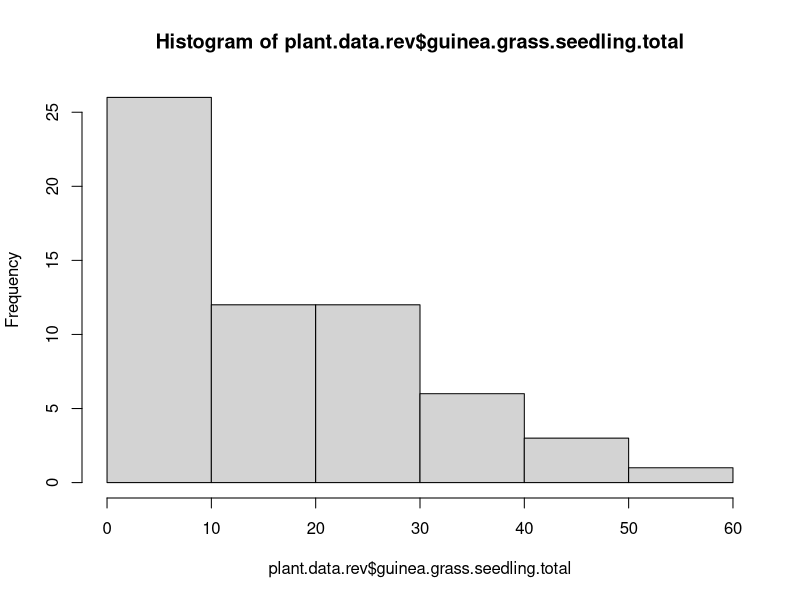
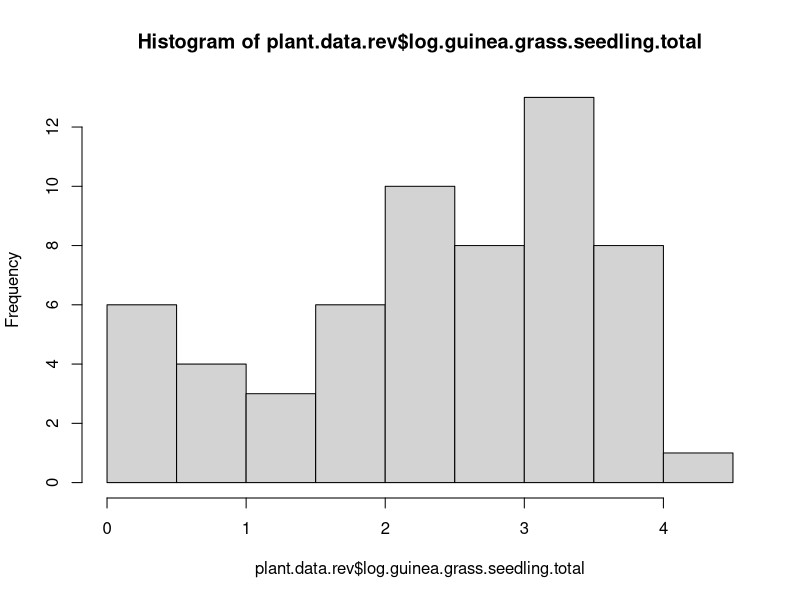

Source code (R) for these figures, in order: (Note: this script raises an error after producing the figures.)
## Script to assess differences in the emergence of Guinea grass eon soil treatment (individual soil samples, ISS, and 
## multiple soil samples, MSS), invasion, and pasture (geographic location).
## Written by Dr. Elizabeth Bowman on Nov. 11, 2020

library(tidyverse)
library(nlme)
library(vegan)

plant.data <- read.csv('data/data.MSS.ISS.csv', as.is = T)

# --------------------------------------------------------------------------#
#--<< Data manipulation and evaluation of normality >> ----
# --------------------------------------------------------------------------#

#--Native seed bank-----
# create new column merging the 9.15 and 9.14 seedling data
plant.data$seedlings.9.14.20 <- replace_na(plant.data$seedlings.9.14.20, 0)
plant.data$seedlings.9.15.20 <- replace_na(plant.data$seedlings.9.15.20, 0)

plant.data %>%
  mutate(seedling.total = seedlings.9.14.20 + seedlings.9.15.20,
         log.seedling.total = log(seedling.total)) %>%
    select(-seedlings.9.8.20,-seedlings.9.10.20, # remove extra columns
           -seedlings.9.14.20,-seedlings.9.15.20) -> plant.data
# log evaluation based on assessment indicating data non-normal
# to see these analyses look at the R file 'NativeSeedBank.R'

#--Guinea grass seed germination----
plant.data %>%
  mutate(guinea.grass.seedling.total = guinea.grass.seedling.9.28.20 +
    guinea.grass.seedling.10.12.20 + guinea.grass.seedling.10.23.20,
    log.guinea.grass.seedling.total = log(guinea.grass.seedling.total)) %>%
  #filter(guinea.grass.seedling.total != 0) %>%
  select(-guinea.grass.seedling.9.28.20,-guinea.grass.seedling.10.12.20,
  -guinea.grass.seedling.10.23.20) -> plant.data.rev

# seedling germination as a function of time
plant.data.time <- plant.data[c('sample','pasture','invasion',
                                      'soil.treatment',
                                      'guinea.grass.seedling.9.28.20',
                                      'guinea.grass.seedling.10.12.20',
                                      'guinea.grass.seedling.10.23.20')]
plant.data.time %>%
  gather(key = time.pt, value = seedling.count,
         -sample, -pasture, -invasion, -soil.treatment) -> plant.data.time

#--Check normality of data
hist(plant.data.rev$guinea.grass.seedling.total)
hist(plant.data.rev$log.guinea.grass.seedling.total)
shapiro.test(plant.data.rev$log.guinea.grass.seedling.total)

# not normal, use non-parametric tests

#--Mean and sd
plant.data %>%
  filter(!is.na(guinea.grass.seedling.total)) %>%
  group_by(invasion) %>%
  summarise(mean.guineagerm = mean(guinea.grass.seedling.total),
            sd.guineagerm = sd(guinea.grass.seedling.total),
            mean.week1 = mean(guinea.grass.seedling.week.1),
            sd.week1 = sd(guinea.grass.seedling.week.1)) -> germ.summary

# write.csv(germ.summary, 'results/GerminationSummaryData.csv',
#           row.names = F)

#--Guinea grass height data and growth rate----
#--Transform to make the height columns into one keeping invasion
# and soil treatment columns
plant.data %>%
  select(sample,replicate,pasture,invasion, soil.treatment,
         guinea.grass.height.10.29.20.cm,
         guinea.grass.height.11.6.20.cm,
         guinea.grass.height.11.13.20.cm,
         guinea.grass.height.11.20.20.cm,
         guinea.grass.height.11.27.20.cm,
         guinea.grass.height.12.4.20.cm) %>%
  gather(key = week, value = height, -invasion, -soil.treatment, 
         -sample, -replicate, -pasture) %>%
  mutate(week = replace(week, week == 'guinea.grass.height.10.29.20.cm',
                        'week1'),
         week = replace(week, week == 'guinea.grass.height.11.6.20.cm',
                        'week2'),
         week = replace(week, week == 'guinea.grass.height.11.13.20.cm',
                        'week3'),
         week = replace(week, week == 'guinea.grass.height.11.20.20.cm',
                        'week4'),
         week = replace(week, week == 'guinea.grass.height.11.27.20.cm',
                        'week5'),
         week = replace(week, week == 'guinea.grass.height.12.4.20.cm',
                        'week6'),
         log.height = log(height)) %>%
  filter(height != 0, !is.na(height)) -> time.data

# Calculate growth rate in the seedling.data 
plant.data[is.na(plant.data)] <- 0
plant.data <- mutate(plant.data,
       growth.rate.overall = guinea.grass.height.12.4.20.cm/97,
       log.growth.rate.overall = log(growth.rate.overall),
       log.height.cm = log(guinea.grass.height.12.4.20.cm))

#--Check normality of data
hist(plant.data$guinea.grass.height.12.4.20.cm)
shapiro.test(plant.data$guinea.grass.height.12.4.20.cm) # not normal
hist(plant.data$log.height.cm)
shapiro.test(plant.data$log.height.cm)

# Data non-normal even after transformation, use non-parametric methods

hist(seedling.data$growth.rate.overall)
shapiro.test(seedling.data$growth.rate.overall)

# Data non-normal even after transformation, use non-parametric methods

# Summary of data
group_by(seedling.data, invasion) %>% 
  summarise(mean.growth.rate = mean(growth.rate.overall), 
            sd.growth.rate = sd(growth.rate.overall), 
            mean.height = mean(guinea.grass.height.12.4.20.cm), 
            sd.height = sd(guinea.grass.height.12.4.20.cm),
            week1.gr.mean = mean(guinea.grass.height.10.29.2.cm0),
            week1.gr.sd = sd(guinea.grass.height.10.29.20.cm),
            week2.gr.mean = mean(guinea.grass.height.11.6.20.cm),
            week2.gr.sd = sd(guinea.grass.height.11.6.20.cm),
            week3.gr.mean = mean(guinea.grass.height.11.13.20.cm),
            week3.gr.sd = sd(guinea.grass.height.11.13.20.cm),
            week4.gr.mean = mean(guinea.grass.height.11.20.20.cm),
            week4.gr.sd = sd(guinea.grass.height.11.20.20.cm),
            week5.gr.mean = mean(guinea.grass.height.11.27.20.cm),
            week5.gr.sd = sd(guinea.grass.height.11.27.20.cm)) -> height.summary

#--Guinea grass root length----
hist(seedling.data$guinea.grass.root.length)
shapiro.test(seedling.data$guinea.grass.root.length)

# Data normal
